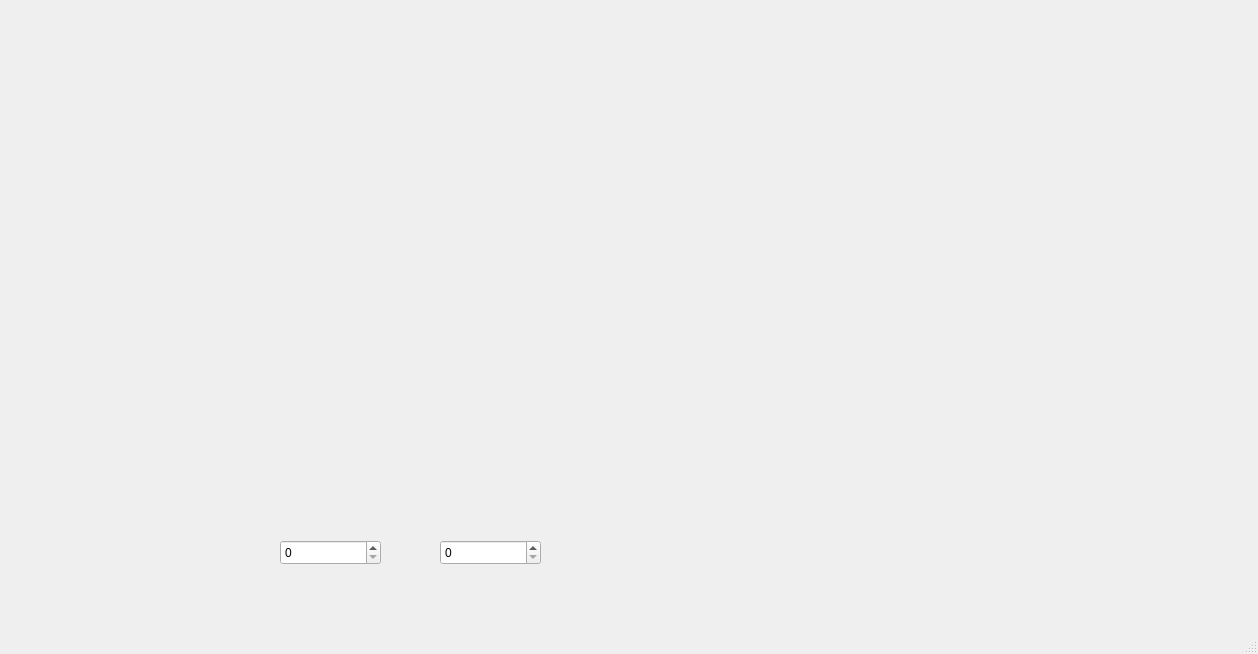
<?xml version="1.0" encoding="UTF-8"?>
<ui version="4.0">
 <class>Task10</class>
 <widget class="QMainWindow" name="Task10">
  <property name="geometry">
   <rect>
    <x>0</x>
    <y>0</y>
    <width>1258</width>
    <height>654</height>
   </rect>
  </property>
  <property name="windowTitle">
   <string>Task10</string>
  </property>
  <widget class="QWidget" name="centralwidget">
   <widget class="QCustomPlot" name="widget" native="true">
    <property name="geometry">
     <rect>
      <x>50</x>
      <y>20</y>
      <width>1191</width>
      <height>501</height>
     </rect>
    </property>
   </widget>
   <widget class="QSpinBox" name="NBox">
    <property name="geometry">
     <rect>
      <x>280</x>
      <y>540</y>
      <width>101</width>
      <height>25</height>
     </rect>
    </property>
   </widget>
   <widget class="QSpinBox" name="TBox">
    <property name="geometry">
     <rect>
      <x>440</x>
      <y>540</y>
      <width>101</width>
      <height>25</height>
     </rect>
    </property>
   </widget>
  </widget>
  <widget class="QMenuBar" name="menubar">
   <property name="geometry">
    <rect>
     <x>0</x>
     <y>0</y>
     <width>1258</width>
     <height>25</height>
    </rect>
   </property>
  </widget>
  <widget class="QStatusBar" name="statusbar"/>
 </widget>
 <customwidgets>
  <customwidget>
   <class>QCustomPlot</class>
   <extends>QWidget</extends>
   <header location="global">qcustomplot.h</header>
   <container>1</container>
  </customwidget>
 </customwidgets>
 <resources/>
 <connections/>
</ui>
